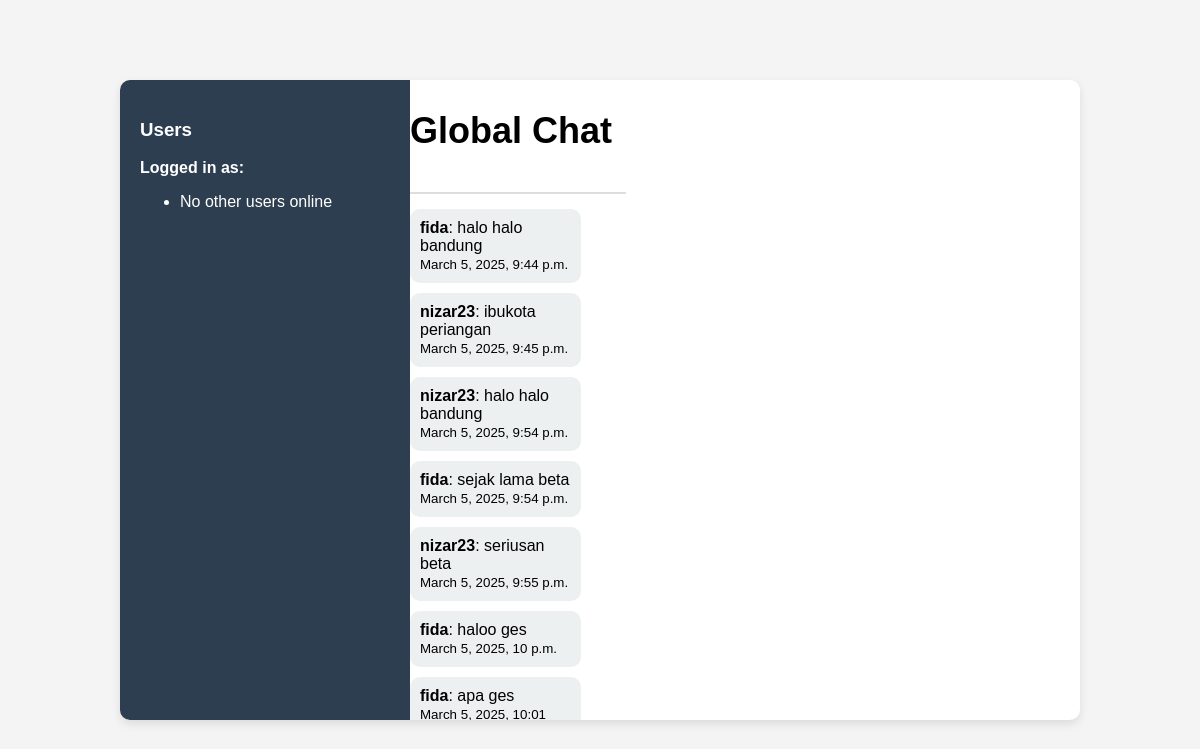
The app's page /chat/chat/global/ with its own data.
### chat/models.py (models this page shows, shortened)
class ChatMessage(models.Model):
    room_name = models.CharField(max_length=255)  # Nama chat room (misalnya: "global")
    sender = models.ForeignKey(User, on_delete=models.CASCADE)  # User yang mengirim pesan
    message = models.TextField()  # Isi pesan
    timestamp = models.DateTimeField(auto_now_add=True)  # Waktu pesan dibuat

### chat/views.py (the view)
# urls.py: path("chat/<str:room_name>/", chat_view, name="chat"),  # Global Chat
def chat_view(request, room_name):
    messages = ChatMessage.objects.filter(room_name=room_name).order_by("timestamp")# Ambil pesan lama
    return render(request, "test_chat.html", {"room_name": room_name, "messages": messages})

### chat/templates/test_chat.html (shortened to what this page needs)
<!DOCTYPE html>
<html lang="en">
<head>
    {% load static %}
    <link rel="stylesheet" type="text/css" href="{% static 'chat/style.css' %}">
</head>
<body>
    <div class="chat-container">
        <div class="sidebar">
            <h3>Users</h3>
            <p><strong>Logged in as:</strong> {{ request.user.username }}</p>
            <ul id="user-list">
                {% for user in users %}
                <li class="user-item" onclick="openDM('{{ user.username }}')">
                    <span class="status-icon {% if user.is_active %}online{% else %}offline{% endif %}"></span>
                    {{ user.username }}
                </li>
                {% empty %}
                <li>No other users online</li>
                {% endfor %}
            </ul>
        </div>
        <div class="chat-section">
            <div class="chat-header">
                <h2>Global Chat</h2>
            </div>
            <div id="chat-box">
                {% for message in messages %}
                    <div class="chat-message">
                        <strong>{{ message.sender.username }}</strong>: {{ message.message }} <br>
                        <small>{{ message.timestamp }}</small>
                    </div>
                {% endfor %}
            </div>
        </div>
    </div>
</body>
</html>

### chat/static/chat/style.css (style rules this page uses)
body { font-family: Arial, sans-serif; margin: 0; padding: 0; background-color: #f4f4f4; display: flex; justify-content: center; align-items: center; height: 100vh; }
.chat-container { display: flex; width: 80%; max-width: 1000px; height: 80vh; background: white; box-shadow: 0px 4px 10px rgba(0, 0, 0, 0.1); border-radius: 10px; overflow: hidden; }
.sidebar { width: 250px; background: #2c3e50; color: white; padding: 20px; overflow-y: auto; }
.chat-message { background: #ecf0f1; padding: 10px; border-radius: 10px; margin-bottom: 10px; max-width: 70%; position: relative; animation: fadeIn 0.3s ease-in-out; }
.chat-header { font-size: 24px; font-weight: bold; padding-bottom: 10px; border-bottom: 2px solid #ddd; margin-bottom: 15px; }

### records on screen
ChatMessage: sender.username "fida", message "halo halo bandung", timestamp "March 5, 2025, 9:44 p.m."
ChatMessage: sender.username "nizar23", message "ibukota periangan", timestamp "March 5, 2025, 9:45 p.m."
ChatMessage: sender.username "nizar23", message "halo halo bandung", timestamp "March 5, 2025, 9:54 p.m."
ChatMessage: sender.username "fida", message "sejak lama beta", timestamp "March 5, 2025, 9:54 p.m."
ChatMessage: sender.username "nizar23", message "seriusan beta", timestamp "March 5, 2025, 9:55 p.m."
ChatMessage: sender.username "fida", message "haloo ges", timestamp "March 5, 2025, 10 p.m."
ChatMessage: sender.username "fida", message "apa ges", timestamp "March 5, 2025, 10:01…"
